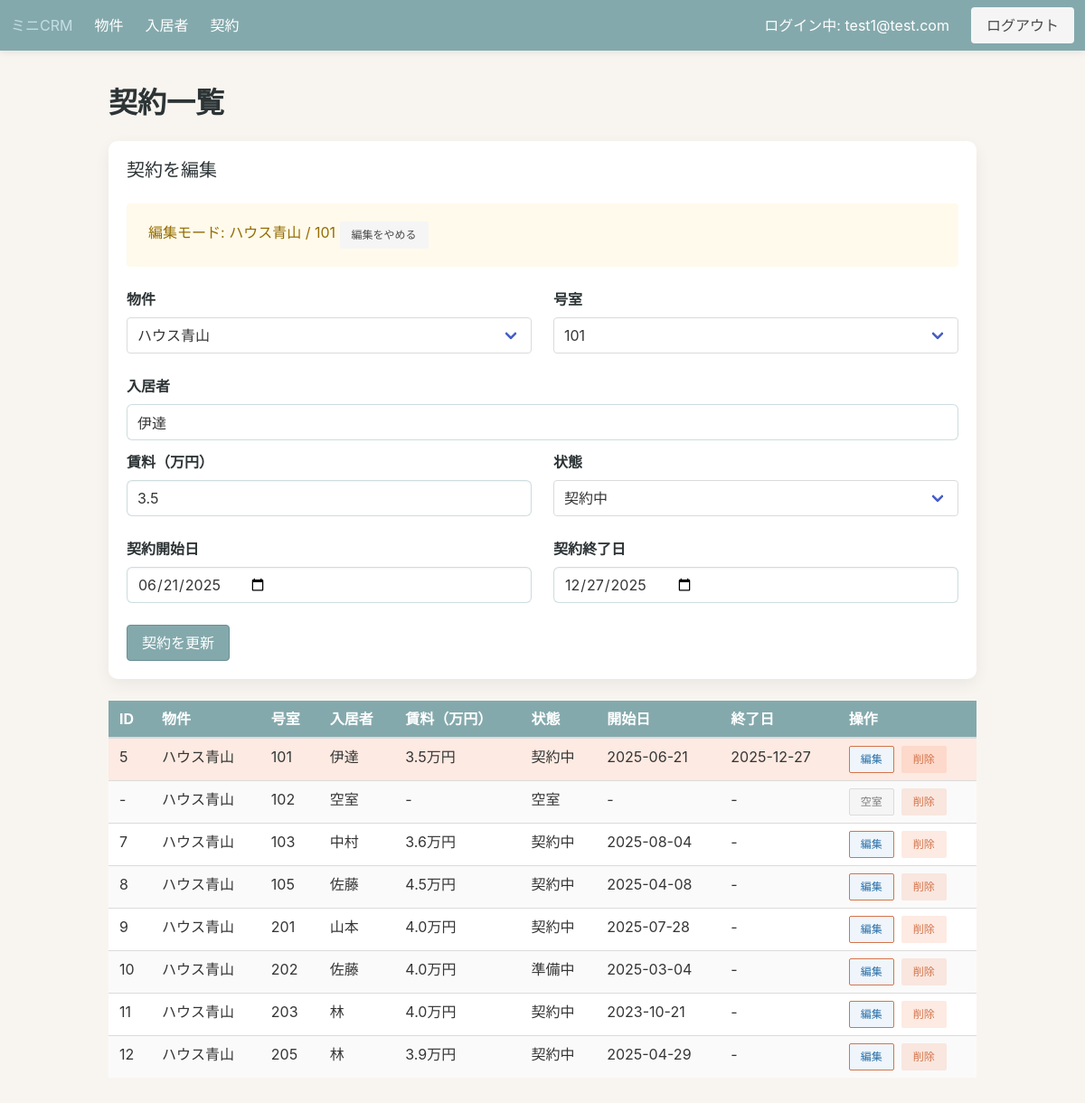
/leases?lease_id=5 (signed in), run on an earlier commit of the app's database.
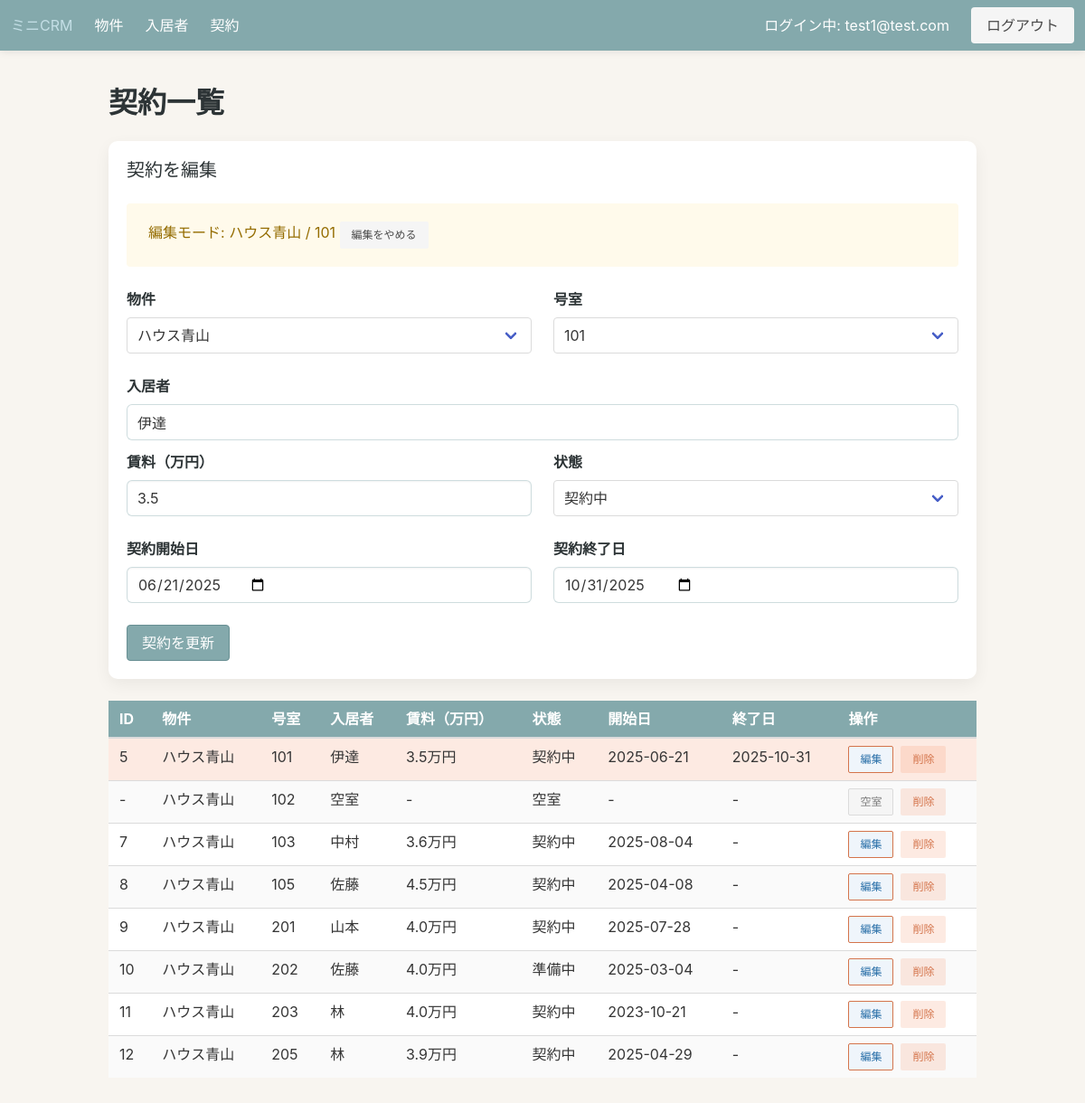
And on a later commit of the database.
### app/models.py (models this page shows, shortened)
class TimestampMixin:
    created_at = db.Column(db.DateTime, server_default=db.func.now())
    updated_at = db.Column(
        db.DateTime,
        server_default=db.func.now(),
        onupdate=db.func.now(),
    )

class Lease(TimestampMixin, db.Model):
    id = db.Column(db.Integer, primary_key=True)
    property_id = db.Column(db.Integer, db.ForeignKey("property.id"), nullable=False)
    tenant_id = db.Column(db.Integer, db.ForeignKey("tenant.id"), nullable=False)
    rent = db.Column(db.Numeric(10, 2), nullable=False)
    unit_number = db.Column(db.String(50), nullable=True)
    start_date = db.Column(db.Date, nullable=False, default=date.today)
    end_date = db.Column(db.Date, nullable=True)
    status = db.Column(db.String(50), nullable=False, default=LeaseStatus.PENDING)
    property = db.relationship("Property", back_populates="leases")
    tenant = db.relationship("Tenant", back_populates="leases")

class Property(TimestampMixin, db.Model):
    id = db.Column(db.Integer, primary_key=True)
    name = db.Column(db.String(120), nullable=False)
    address = db.Column(db.String(255), nullable=False)
    note = db.Column(db.Text, nullable=True)
    leases = db.relationship("Lease", back_populates="property", cascade="all, delete-orphan")
    tenants = db.relationship("Tenant", back_populates="property", cascade="all, delete-orphan")

class Tenant(TimestampMixin, db.Model):
    id = db.Column(db.Integer, primary_key=True)
    name = db.Column(db.String(120), nullable=False)
    email = db.Column(db.String(255), nullable=False)
    phone = db.Column(db.String(50), nullable=True)
    property_id = db.Column(db.Integer, db.ForeignKey("property.id"), nullable=True)
    unit_number = db.Column(db.String(50), nullable=True)
    leases = db.relationship("Lease", back_populates="tenant", cascade="all, delete-orphan")
    property = db.relationship("Property", back_populates="tenants")

### app/blueprints/core/routes.py (the view, shortened to what this page needs)
@core_bp.route("/leases", methods=["GET", "POST"])
@login_required
def leases():
    form = LeaseForm()
    properties = Property.query.order_by(Property.name).all()
    tenants = Tenant.query.order_by(Tenant.name).all()
    properties_choices = [(prop.id, prop.name) for prop in properties]
    form.property_id.choices = properties_choices
    if request.method == "GET":
        if not form.start_date.data:
            form.start_date.data = date.today()
        if not form.status.data:
            form.status.data = LeaseStatus.PENDING
    property_ids = [choice[0] for choice in properties_choices]
    selected_property_id = form.property_id.data if form.property_id.data in property_ids else None
    edit_request_id = request.args.get("lease_id", type=int)
    editing_lease = None
    if edit_request_id:
        editing_lease = (
            Lease.query.options(joinedload(Lease.property), joinedload(Lease.tenant)).filter_by(id=edit_request_id).first()
        )
        if editing_lease:
            selected_property_id = editing_lease.property_id
    if selected_property_id is not None:
        form.property_id.data = selected_property_id
    tenants_by_property: dict[int, list[Tenant]] = {}
    for tenant in tenants:
        if tenant.property_id is None or not tenant.unit_number:
            continue
        tenants_by_property.setdefault(tenant.property_id, []).append(tenant)
    def build_unit_choices(property_id: int | None) -> list[tuple[str, str]]:
        base_choice = [("", "号室を選択")]
        if property_id is None:
            return base_choice
        units = sorted({tenant.unit_number for tenant in tenants_by_property.get(property_id, []) if tenant.unit_number})
        return base_choice + [(unit, unit) for unit in units]
    unit_choices = build_unit_choices(selected_property_id)
    form.unit_number.choices = unit_choices
    valid_units = {choice[0] for choice in unit_choices}
    if form.unit_number.data not in valid_units:
        form.unit_number.data = ""
    if editing_lease:
        if editing_lease.unit_number and editing_lease.unit_number not in valid_units:
            form.unit_number.choices.append((editing_lease.unit_number, editing_lease.unit_number))
            valid_units.add(editing_lease.unit_number)
        form.submit.label.text = "契約を更新"
        if request.method != "POST":
            form.lease_id.data = str(editing_lease.id)
            form.property_id.data = editing_lease.property_id
            form.unit_number.data = editing_lease.unit_number or ""
            form.tenant_id.data = str(editing_lease.tenant_id)
            form.tenant_display.data = editing_lease.tenant.name if editing_lease.tenant else ""
            form.rent.data = float(editing_lease.rent or 0) / 10000
            form.start_date.data = editing_lease.start_date
            form.end_date.data = editing_lease.end_date
            form.status.data = editing_lease.status
    else:
        form.submit.label.text = "契約を保存"
        form.lease_id.data = ""
    if request.method == "POST" and (not properties_choices or not tenants):
        flash("契約を作成する前に物件と入居者を登録してください。", "warning")
        return redirect(url_for("core.leases"))
    lease_query = (
        Lease.query.options(
            joinedload(Lease.property),
            joinedload(Lease.tenant),
        )
        .join(Property)
        .order_by(Property.name.asc(), Lease.unit_number.asc(), Lease.start_date.desc())
    )
    if selected_property_id is not None:
        lease_query = lease_query.filter(Lease.property_id == selected_property_id)
    leases_list = lease_query.all()
    occupied_keys = {
        (lease.property_id, lease.unit_number)
        for lease in leases_list
        if lease.property_id is not None and lease.unit_number
    }
    vacancy_rows: list[SimpleNamespace] = []
    for tenant in tenants:
        if tenant.property_id is None or not tenant.unit_number:
            continue
        if tenant.name.strip() != "空室":
            continue
        if selected_property_id is not None and tenant.property_id != selected_property_id:
            continue
        key = (tenant.property_id, tenant.unit_number)
        if key in occupied_keys:
            continue
        vacancy_rows.append(
            SimpleNamespace(
                id=None,
                property=tenant.property,
                property_id=tenant.property_id,
                unit_number=tenant.unit_number,
                tenant=tenant,
                rent=None,
                status="空室",
                start_date=None,
                end_date=None,
                is_vacancy=True,
            ),
        )
    if vacancy_rows:
        date_min_ordinal = date.min.toordinal()
        def lease_sort_key(lease: Lease | SimpleNamespace) -> tuple[str, str, int, int]:
            property_name = lease.property.name if getattr(lease, "property", None) else ""
            unit_value = lease.unit_number or ""
            is_vacancy = 1 if getattr(lease, "is_vacancy", False) else 0
            start_date = getattr(lease, "start_date", None)
            if isinstance(start_date, date):
                start_ordinal = -start_date.toordinal()
            else:
                start_ordinal = -date_min_ordinal
            return (property_name, unit_value, is_vacancy, start_ordinal)
        leases_list = sorted([*leases_list, *vacancy_rows], key=lease_sort_key)
    tenants_data: dict[str, list[dict[str, str]]] = {}
    for tenant in tenants:
        key = str(tenant.property_id) if tenant.property_id is not None else "0"
        tenants_data.setdefault(key, []).append(
            {
                "id": tenant.id,
                "name": tenant.name,
                "unit": tenant.unit_number or "",
            },
        )
    delete_forms = {}
    for tenant in tenants:
        instance = DeleteTenantForm()
        instance.tenant_id.data = tenant.id
        delete_forms[tenant.id] = instance
    return render_template(
        "core/leases_list.html",
        leases=leases_list,
        form=form,
        delete_forms=delete_forms,
        tenants_data=tenants_data,
        status_labels=STATUS_LABELS,
        selected_property_id=selected_property_id,
        editing_lease=editing_lease,
    )

### app/blueprints/core/forms.py
class LeaseForm(FlaskForm):
    property_id = SelectField("物件", coerce=int, validators=[DataRequired()])
    unit_number = SelectField("号室", validators=[DataRequired()])
    lease_id = HiddenField()
    tenant_id = HiddenField(validators=[DataRequired()])
    tenant_display = StringField("入居者", render_kw={"readonly": True})
    rent = DecimalField("賃料（万円）", places=1, rounding=None, validators=[DataRequired()])
    start_date = DateField("契約開始日", validators=[DataRequired()], format="%Y-%m-%d")
    end_date = DateField("契約終了日", validators=[Optional()], format="%Y-%m-%d")
    status = SelectField(
        "状態",
        choices=LEASE_STATUS_CHOICES,
        validators=[DataRequired()],
    )
    submit = SubmitField("契約を保存")

class DeleteTenantForm(FlaskForm):
    tenant_id = HiddenField(validators=[DataRequired()])
    next_url = HiddenField(validators=[Optional()])
    submit = SubmitField("削除")

### app/templates/core/leases_list.html (shortened to what this page needs)
{% extends "base.html" %}
{% block content %}
  <h1 class="title">契約一覧</h1>
  {% include "core/lease_form.html" %}
  <table class="table is-fullwidth is-striped">
    <thead>
      <tr>
        <th>ID</th>
        <th>物件</th>
        <th>号室</th>
        <th>入居者</th>
        <th>賃料（万円）</th>
        <th>状態</th>
        <th>開始日</th>
        <th>終了日</th>
        <th>操作</th>
      </tr>
    </thead>
    <tbody>
      {% for lease in leases %}
        <tr {% if editing_lease and editing_lease.id == lease.id %}class="has-background-warning-light"{% endif %}>
          <td>{{ lease.id or "-" }}</td>
          <td>{{ lease.property.name if lease.property else "-" }}</td>
          <td>{{ lease.unit_number or "-" }}</td>
          <td>{{ lease.tenant.name if lease.tenant else "-" }}</td>
          <td>
            {% if lease.rent is not none %}
              {{ "{:,.1f}".format(lease.rent / 10000) }}万円
            {% else %}
              -
            {% endif %}
          </td>
          <td>{{ status_labels.get(lease.status, lease.status) if lease.status else "-" }}</td>
          <td>{{ lease.start_date or "-" }}</td>
          <td>{{ lease.end_date or "-" }}</td>
          <td>
            <div class="buttons are-small">
              {% if lease.is_vacancy %}
                <span class="button is-static is-light">空室</span>
              {% else %}
                <a
                  class="button is-info is-light"
                  href="{{ url_for('core.leases', property_id=selected_property_id or lease.property_id, lease_id=lease.id) }}"
                >編集</a>
              {% endif %}
              <form
                method="post"
                action="{{ url_for('core.delete_tenant', tenant_id=lease.tenant.id) }}"
              >
                {{ delete_forms[lease.tenant.id].submit(class="button is-danger is-light") }}
              </form>
            </div>
          </td>
        </tr>
      {% else %}
        <tr>
          <td colspan="9">契約がまだ登録されていません。</td>
        </tr>
      {% endfor %}
    </tbody>
  </table>
{% endblock %}

### app/templates/base.html (shortened to what this page needs)
<!doctype html>
<html lang="en">
  <head>
    <link
      rel="stylesheet"
      href="https://cdn.jsdelivr.net/npm/bulma@0.9.4/css/bulma.min.css"
    >
    <link rel="stylesheet" href="{{ url_for('static', filename='css/theme.css') }}">
  </head>
  <body>
    <nav class="navbar" role="navigation" aria-label="main navigation">
      <div class="navbar-brand">
        <a class="navbar-item" href="{{ url_for('core.index') }}">ミニCRM</a>
      </div>
      <div class="navbar-menu">
        <div class="navbar-start">
          <a class="navbar-item" href="{{ url_for('core.properties') }}">物件</a>
          <a class="navbar-item" href="{{ url_for('core.tenants') }}">入居者</a>
          <a class="navbar-item" href="{{ url_for('core.leases') }}">契約</a>
        </div>
        <div class="navbar-end">
          {% if current_user.is_authenticated %}
            <div class="navbar-item">ログイン中: {{ current_user.email }}</div>
            <div class="navbar-item">
              <a class="button is-light" href="{{ url_for('auth.logout') }}">ログアウト</a>
            </div>
          {% endif %}
        </div>
      </div>
    </nav>
    <section class="section">
      <div class="container">
        {% block content %}{% endblock %}
      </div>
    </section>
  </body>
</html>

### app/templates/core/lease_form.html (shortened to what this page needs)
<div class="box">
  <h2 class="subtitle">{{ '契約を編集' if editing_lease else '契約を追加' }}</h2>
  {% if editing_lease %}
    <div class="notification is-warning is-light">
      編集モード: {{ editing_lease.property.name if editing_lease.property else "-" }} / {{ editing_lease.unit_number or "-" }}
      <a class="button is-small is-light" href="{{ url_for('core.leases', property_id=selected_property_id) }}">編集をやめる</a>
    </div>
  {% endif %}
  <form method="post">
    <div class="columns">
      <div class="column">
        <div class="field">
          <label class="label">{{ form.property_id.label }}</label>
          <div class="control">
            <div class="select is-fullwidth">
              {{ form.property_id() }}
            </div>
          </div>
        </div>
      </div>
      <div class="column">
        <div class="field">
          <label class="label">{{ form.unit_number.label }}</label>
          <div class="control">
            <div class="select is-fullwidth">
              {{ form.unit_number() }}
            </div>
          </div>
        </div>
      </div>
    </div>
    <div class="field">
      <label class="label">{{ form.tenant_display.label }}</label>
      <div class="control">
        {{ form.tenant_display(class="input", readonly=True) }}
      </div>
    </div>
    <div class="columns">
      <div class="column">
        <div class="field">
          <label class="label">{{ form.rent.label }}</label>
          <div class="control">
            {{ form.rent(class="input", step="0.1") }}
          </div>
        </div>
      </div>
      <div class="column">
        <div class="field">
          <label class="label">{{ form.status.label }}</label>
          <div class="control">
            <div class="select is-fullwidth">
              {{ form.status() }}
            </div>
          </div>
        </div>
      </div>
    </div>
    <div class="columns">
      <div class="column">
        <div class="field">
          <label class="label">{{ form.start_date.label }}</label>
          <div class="control">
            {{ form.start_date(class="input", type="date") }}
          </div>
        </div>
      </div>
      <div class="column">
        <div class="field">
          <label class="label">{{ form.end_date.label }}</label>
          <div class="control">
            {{ form.end_date(class="input", type="date") }}
          </div>
        </div>
      </div>
    </div>
    <div class="field">
      <div class="control">
        {{ form.submit(class="button is-primary") }}
      </div>
    </div>
  </form>
</div>

What changed in the data, as far as the page shows it:
changed Lease "伊達": end_date "12/27/2025" → "10/31/2025"; end_date "2025-12-27" → "2025-10-31"
